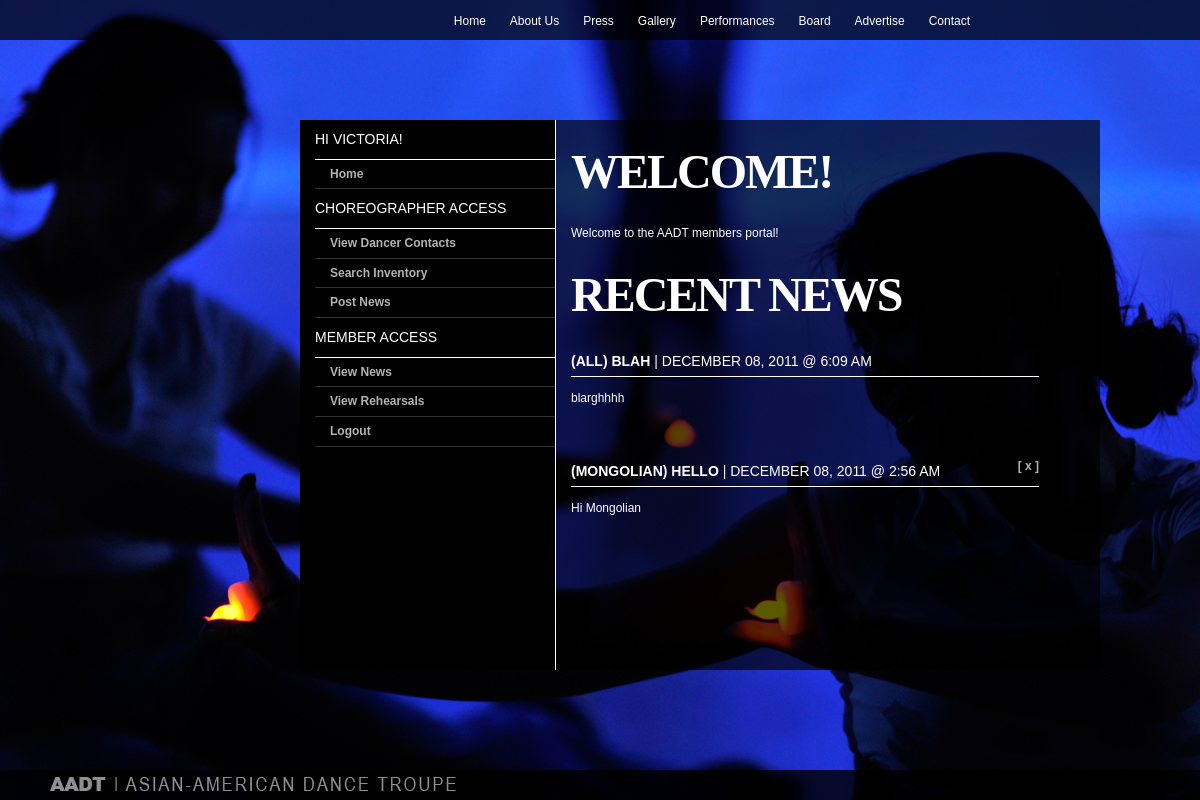
/home.php (signed in), run on the app's committed database.
### tables this page shows
CREATE TABLE IF NOT EXISTS `users` (
  `id` int(10) unsigned NOT NULL auto_increment,
  `username` varchar(255) NOT NULL,
  `hash` varchar(255) NOT NULL,
  `admin` int(1) unsigned NOT NULL,
  `first` varchar(255) NOT NULL,
  `last` varchar(255) NOT NULL,
  `class` int(10) unsigned NOT NULL,
  `dorm` varchar(255) NOT NULL,
  `email` varchar(255) NOT NULL,
  `cell` varchar(255) NOT NULL,
  PRIMARY KEY  (`id`)
);

CREATE TABLE IF NOT EXISTS `news` (
  `type` varchar(255) NOT NULL,
  `date` int(10) NOT NULL,
  `title` varchar(255) NOT NULL,
  `text` varchar(999) NOT NULL,
  `video` varchar(255) NOT NULL,
  PRIMARY KEY  (`date`)
);

### includes/common.php (called while the page is built, shortened)
<?
$id = $_SESSION["id"];
$user = mysql_query("SELECT * FROM users WHERE id = '$id'");
$userrow = mysql_fetch_array($user);
$user_dances = mysql_query("SELECT * FROM dances WHERE id = '$id'");
while($user_dance = mysql_fetch_array($user_dances))
{
	if ($user_dance["choreo"])
		$choreo = true;
}
?>

### home.php (the view, shortened to what this page needs)
<?
	require_once("includes/common.php");
?>
<!DOCTYPE html>
<html>
	<head>
		<link href="styles.css" rel="stylesheet" type="text/css">
  </head>
  <body id="users">
		<div id="wrapper"style="width:100%;">
  		<? include("nav.php"); ?>
			<div class="center3" id="transparent"></div>
  		<div class="center3">
				<? include("sidebar.php"); ?>
				<div id="content">
					<h1>Welcome!</h1>
					<p>Welcome to the AADT members portal!</p>
					<h1>Recent News</h1>
					<?
	  				$user_dances = mysql_query("SELECT * FROM dances WHERE id = '$id'");
						while ($user_dance = mysql_fetch_array($user_dances))
							$all_user_dances = $all_user_dances . " OR type='" . $user_dance["dance"] . "'";
						$select_news = "SELECT * FROM `news` WHERE (type = 'All'" . $all_user_dances . ") ORDER by date DESC LIMIT 5";
						$news = mysql_query($select_news);
						while($newsrow= mysql_fetch_array($news))
						{
							print('<div style="width:90%" id="record-' . $newsrow["date"] . '">');
 						$current_dance = $newsrow["type"];
 						$sql = "SELECT * FROM dances WHERE (id = '$id' AND dance = '$current_dance')";
						$select_current_dance = mysql_query($sql);
						$determine_choreo = mysql_fetch_array($select_current_dance);
							if ($determine_choreo["choreo"] || $admin)
									print('<a href="?delete=' . $newsrow['date'] . '" style="float:right;" class="delete">[ x ]</a>');
							print('<h2><b>' . '(' . $newsrow["type"] . ') ' . $newsrow["title"] . '</b> | ');
							print(date("F d, Y @ g:i a",$newsrow["date"]) . '</h2>');
							print('<p>' . $newsrow["text"] . '</p>');
							print('<br><br></div>');
						}
					?>
				</div>
			</div>
		</div>
		<? include("footer.php"); ?>
		</body>
</html>

### sidebar.php (shortened to what this page needs)
<div id="sidebar">
  <h2>Hi ﻿<?= $userrow["first"] ?>!</h2>
	<ul>
  		<li><a href="home.php">Home</a></li>
  	</ul>
  <? if($choreo): ?>
  <h2>Choreographer Access</h2>
  	<ul>
  		<li><a href="dancers.php">View Dancer Contacts</a></li>
			<li><a href="search.php">Search Inventory</a></li>
			<li><a href="newsupdate.php">Post News</a></li>
	</ul>
  <? endif ?>
  <h2>Member Access</h2>
  	<ul>
  		<li><a href="news.php">View News</a></li>
  		<li><a href="rehearsals.php">View Rehearsals</a></li>
		<li><a href="logout.php">Logout</a></li>
	</ul>
</div>

### styles.css (style rules this page uses)
html { height:100%; }
body { background-attachment: fixed; background-repeat: no-repeat; background-position: center; color: #000000; font-family: Arial; font-size: 12px; line-height: 14pt; margin: 0; padding: 0; height: 100%; }
body#login, body#users { background: url('images/aadt_bg07.jpg') fixed; }
body p { text-align:justify; }
#wrapper { min-height: 100%; height: auto !important; height: 100%; margin: 0 auto -30px; }
a:link, a:active, a:visited { color:#FFFFFF; text-decoration:none; font-weight:bold; filter:alpha(opacity=70); opacity:.70; }
#transparent { background: #000000; filter:alpha(opacity=65); opacity:.65; }
.center3 { padding:0; margin:0; text-align: left; width: 800px; height: 550px; color: #ffffff; position:absolute; top:15%; left:25%; overflow:auto; }
h1 { font-family: Arial Black; font-size: 48px; text-transform: uppercase; letter-spacing: -2px; line-height:40px; }
h2 { font-family: Arial; font-size: 14px; font-weight: normal; letter-spacing: 0px; text-transform: uppercase; padding-top: 5px; padding-bottom: 5px; margin: 0; border-bottom: 1px solid #FFFFFF; }
#sidebar h2 { padding: 10px 0 10px 0; }
#content { float:left; width:65%; height:100%; padding-left: 15px; overflow:auto; }
#sidebar { float:left; width:30%; height:100%; border-right: 1px solid #FFFFFF; background:#000000; padding-left:15px; }
#sidebar ul { padding:0; margin:0; margin-left:0px; }
#sidebar ul li { display: block; padding: 5px 0 5px 0; border-bottom: 1px solid #333333; }
#sidebar ul li a { padding-left: 15px; text-decoration:none; }

### data on the page
users: first "VICTORIA"
news: type "ALL", title "BLAH", date "DECEMBER 08, 2011 @ 6:09 AM", text "blarghhhh"
news: type "MONGOLIAN", title "HELLO", date "DECEMBER 08, 2011 @ 2:56 AM", text "Hi Mongolian"
